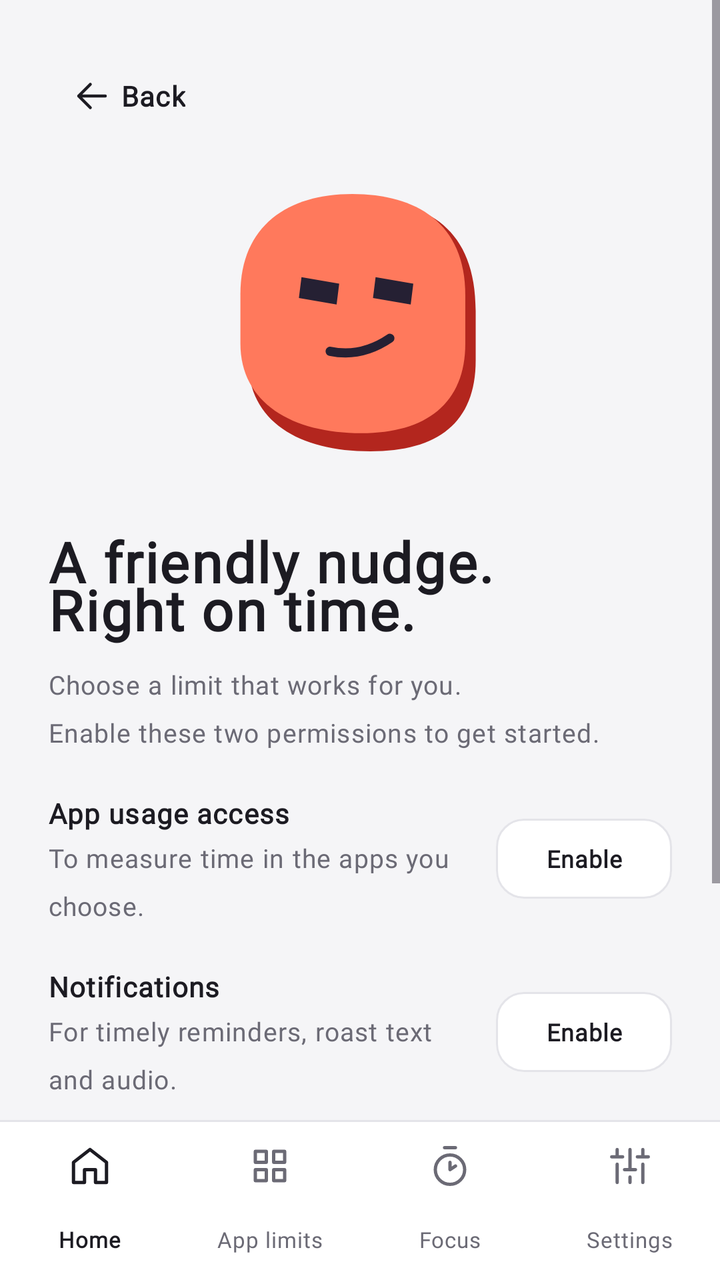
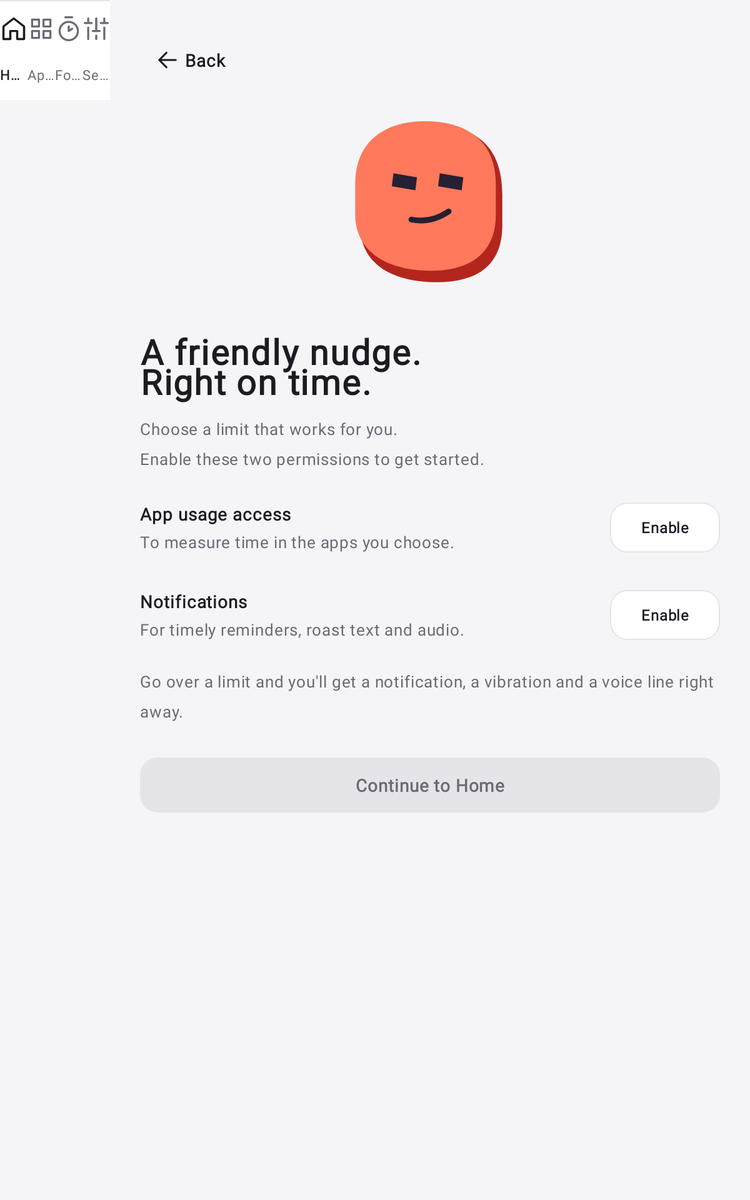

The same Android screen from two of the app's own layout files: first res/layout/ as a phone draws it, then the repository's variant for another configuration, drawn on a device whose configuration selects that folder. Both files follow.
<!-- AndroidManifest.xml: application theme Theme.RoastApp -->
<!-- res/layout/onboarding_activity.xml -->
<?xml version='1.0' encoding='utf-8'?>
<androidx.constraintlayout.widget.ConstraintLayout
    xmlns:android="http://schemas.android.com/apk/res/android"
    xmlns:app="http://schemas.android.com/apk/res-auto"
    android:layout_width="match_parent"
    android:layout_height="match_parent"
    android:fitsSystemWindows="true"
    android:background="@color/pid_background">
  <include
      android:id="@+id/pid_navigation"
      layout="@layout/pid_navigation"
      android:layout_width="0dp"
      android:layout_height="wrap_content"
      app:layout_constraintBottom_toBottomOf="parent"
      app:layout_constraintStart_toStartOf="parent"
      app:layout_constraintEnd_toEndOf="parent" />
  <ScrollView
      android:id="@+id/pid_scroll"
      android:layout_width="0dp"
      android:layout_height="0dp"
      android:fillViewport="true"
      android:clipToPadding="false"
      app:layout_constraintTop_toTopOf="parent"
      app:layout_constraintBottom_toTopOf="@id/pid_navigation"
      app:layout_constraintStart_toStartOf="parent"
      app:layout_constraintEnd_toEndOf="parent">
    <androidx.constraintlayout.widget.ConstraintLayout android:layout_width="match_parent" android:layout_height="wrap_content">
      <LinearLayout
          android:layout_width="0dp"
          android:layout_height="wrap_content"
          android:orientation="vertical"
          android:padding="24dp"
          app:layout_constraintTop_toTopOf="parent"
          app:layout_constraintStart_toStartOf="parent"
          app:layout_constraintEnd_toEndOf="parent"
          app:layout_constraintWidth_max="560dp">
        <com.google.android.material.button.MaterialButton
            android:id="@+id/btn_onboarding_back"
            android:layout_width="wrap_content"
            android:layout_height="wrap_content"
            android:text="@string/pid_back"
            style="@style/Widget.PutItDown.Button.Back" />
        <ImageView
            android:layout_width="match_parent"
            android:layout_height="156dp"
            android:layout_marginTop="12dp"
            android:src="@drawable/pid_illustration_onboarding"
            android:importantForAccessibility="no" />
        <TextView
            android:id="@+id/text_onboarding_title"
            android:layout_width="match_parent"
            android:layout_height="wrap_content"
            android:text="@string/pid_onboarding_title"
            android:textAppearance="@style/TextAppearance.PutItDown.Heading"
            android:lineSpacingMultiplier="1.15"
            android:layout_marginTop="22dp" />
        <TextView
            android:id="@+id/pid_onboarding_desc"
            android:layout_width="match_parent"
            android:layout_height="wrap_content"
            android:text="@string/pid_onboarding_desc"
            android:textAppearance="@style/TextAppearance.PutItDown.Supporting"
            android:layout_marginTop="10dp" />
        <LinearLayout
            android:layout_width="match_parent"
            android:layout_height="wrap_content"
            android:orientation="horizontal"
            android:layout_marginTop="22dp"
            android:gravity="center_vertical">
          <LinearLayout
              android:layout_width="0dp"
              android:layout_weight="1"
              android:layout_height="wrap_content"
              android:orientation="vertical"
              android:layout_marginEnd="12dp">
            <TextView
                android:id="@+id/pid_permission_usage_title"
                android:layout_width="match_parent"
                android:layout_height="wrap_content"
                android:text="@string/pid_permission_usage"
                android:textAppearance="@style/TextAppearance.PutItDown.Label"
                android:textStyle="bold" />
            <TextView
                android:id="@+id/pid_permission_usage_description"
                android:layout_width="match_parent"
                android:layout_height="wrap_content"
                android:text="@string/pid_permission_usage_desc"
                android:textAppearance="@style/TextAppearance.PutItDown.Supporting"
                android:layout_marginTop="4dp" />
          </LinearLayout>
          <com.google.android.material.button.MaterialButton
              android:id="@+id/pid_permission_usage"
              android:layout_width="wrap_content"
              android:layout_height="wrap_content"
              android:text="@string/pid_enable_permission"
              style="@style/Widget.PutItDown.Button.Secondary"
              android:layout_marginTop="0dp"
              android:textSize="12sp" />
        </LinearLayout>
        <LinearLayout
            android:layout_width="match_parent"
            android:layout_height="wrap_content"
            android:orientation="horizontal"
            android:layout_marginTop="22dp"
            android:gravity="center_vertical">
          <LinearLayout
              android:layout_width="0dp"
              android:layout_weight="1"
              android:layout_height="wrap_content"
              android:orientation="vertical"
              android:layout_marginEnd="12dp">
            <TextView
                android:id="@+id/pid_permission_notifications_title"
                android:layout_width="match_parent"
                android:layout_height="wrap_content"
                android:text="@string/pid_permission_notifications"
                android:textAppearance="@style/TextAppearance.PutItDown.Label"
                android:textStyle="bold" />
            <TextView
                android:id="@+id/pid_permission_notifications_description"
                android:layout_width="match_parent"
                android:layout_height="wrap_content"
                android:text="@string/pid_permission_notifications_desc"
                android:textAppearance="@style/TextAppearance.PutItDown.Supporting"
                android:layout_marginTop="4dp" />
          </LinearLayout>
          <com.google.android.material.button.MaterialButton
              android:id="@+id/pid_permission_notifications"
              android:layout_width="wrap_content"
              android:layout_height="wrap_content"
              android:text="@string/pid_enable_permission"
              style="@style/Widget.PutItDown.Button.Secondary"
              android:layout_marginTop="0dp"
              android:textSize="12sp" />
        </LinearLayout>
        <TextView
            android:id="@+id/pid_onboarding_note"
            android:layout_width="match_parent"
            android:layout_height="wrap_content"
            android:text="@string/pid_onboarding_note"
            android:textAppearance="@style/TextAppearance.PutItDown.Supporting"
            android:layout_marginTop="20dp" />
        <com.google.android.material.button.MaterialButton
            android:id="@+id/pid_onboarding_continue"
            android:layout_width="match_parent"
            android:layout_height="wrap_content"
            android:text="@string/pid_go_home"
            style="@style/Widget.PutItDown.Button.Primary"
            android:enabled="false"
            android:layout_marginTop="24dp" />
      </LinearLayout>
    </androidx.constraintlayout.widget.ConstraintLayout>
  </ScrollView>
</androidx.constraintlayout.widget.ConstraintLayout>
<!-- res/layout/pid_navigation.xml (included above) -->
<?xml version="1.0" encoding="utf-8"?>
<FrameLayout
    xmlns:android="http://schemas.android.com/apk/res/android"
    xmlns:app="http://schemas.android.com/apk/res-auto"
    android:layout_width="match_parent"
    android:layout_height="wrap_content">
  <com.google.android.material.bottomnavigation.BottomNavigationView
      android:id="@+id/pid_bottom_nav"
      android:layout_width="match_parent"
      android:layout_height="wrap_content"
      android:background="@color/pid_surface"
      app:menu="@menu/pid_navigation"
      app:labelVisibilityMode="labeled"
      app:itemIconTint="@color/pid_nav_icon"
      app:itemTextColor="@color/pid_nav_content"
      app:itemActiveIndicatorStyle="@style/Widget.PutItDown.NavigationIndicator"
      app:itemTextAppearanceActive="@style/TextAppearance.PutItDown.Nav"
      app:itemTextAppearanceInactive="@style/TextAppearance.PutItDown.Nav"
      app:itemIconSize="22dp"
      app:elevation="0dp" />
  <View
      android:layout_width="match_parent"
      android:layout_height="1dp"
      android:background="@color/pid_outline_variant" />
</FrameLayout>
<!-- resources referenced by this layout -->
<resources>
  <color name="pid_background">#F5F5F7</color>
  <color name="pid_outline_variant">#E4E4E9</color>
  <color name="pid_surface">#FFFFFF</color>
  <string name="pid_back">Back</string>
  <string name="pid_enable_permission">Enable</string>
  <string name="pid_go_home">Continue to Home</string>
  <string name="pid_onboarding_desc">Choose a limit that works for you.\nEnable these two permissions to get started.</string>
  <string name="pid_onboarding_note">Go over a limit and you\'ll get a notification, a vibration and a voice line right away.</string>
  <string name="pid_onboarding_title">A friendly nudge.\nRight on time.</string>
  <string name="pid_permission_notifications">Notifications</string>
  <string name="pid_permission_notifications_desc">For timely reminders, roast text and audio.</string>
  <string name="pid_permission_usage">App usage access</string>
  <string name="pid_permission_usage_desc">To measure time in the apps you choose.</string>
  <style name="TextAppearance.PutItDown.Heading" parent="TextAppearance.PutItDown.Body">
      <item name="android:textSize">@dimen/pid_type_heading</item>
      <item name="android:textStyle">bold</item>
    </style>
  <style name="TextAppearance.PutItDown.Label" parent="TextAppearance.PutItDown.Body">
      <item name="android:textSize">@dimen/pid_type_label</item>
    </style>
  <style name="TextAppearance.PutItDown.Nav" parent="TextAppearance.PutItDown.Supporting">
      <item name="android:textSize">11sp</item>
    </style>
  <style name="TextAppearance.PutItDown.Supporting" parent="TextAppearance.PutItDown.Body">
      <item name="android:textSize">@dimen/pid_type_supporting</item>
      <item name="android:textColor">@color/pid_on_surface_variant</item>
    </style>
  <color name="pid_error">#B3261E</color>
  <color name="pid_brand_coral">#FF795C</color>
  <color name="pid_brand_ink">#252033</color>
  <dimen name="pid_type_heading">28sp</dimen>
  <dimen name="pid_type_label">14sp</dimen>
  <dimen name="pid_type_supporting">13sp</dimen>
  <color name="pid_on_surface_variant">#6B6A75</color>
  <dimen name="pid_touch_target">48dp</dimen>
  <color name="pid_on_surface">#1C1B22</color>
  <dimen name="pid_icon_size">20dp</dimen>
  <dimen name="pid_primary_height">52dp</dimen>
  <dimen name="pid_button_radius">14dp</dimen>
  <color name="pid_secondary_container">#EDEDF1</color>
  <style name="ShapeAppearance_PutItDown" parent="">
      <item name="cornerFamily">rounded</item>
      <item name="cornerSize">@dimen/pid_card_radius</item>
    </style>
  <color name="pid_system_nav">@color/pid_surface</color>
  <dimen name="pid_type_body">16sp</dimen>
  <dimen name="pid_card_radius">16dp</dimen>
  <color name="pid_primary">#3448F0</color>
  <color name="pid_on_primary">#FFFFFF</color>
  <color name="pid_primary_container">#FF795C</color>
  <color name="pid_on_primary_container">#1C1B22</color>
  <color name="pid_secondary">#3448F0</color>
  <color name="pid_on_secondary">#FFFFFF</color>
  <color name="pid_on_secondary_container">#1C1B22</color>
  <color name="pid_outline">#8A8994</color>
  <color name="pid_on_error">#FFFFFF</color>
  <color name="pid_error_container">#FCEEEE</color>
  <color name="pid_on_error_container">#B3261E</color>
  <style name="ThemeOverlay.PutItDown.BottomSheet" parent="ThemeOverlay.Material3.BottomSheetDialog">
      <item name="bottomSheetStyle">@style/Widget.PutItDown.BottomSheet</item>
      <item name="colorSurface">@color/pid_surface</item>
    </style>
  <style name="ThemeOverlay.PutItDown.Dialog" parent="ThemeOverlay.Material3.MaterialAlertDialog">
      <item name="colorSurface">@color/pid_surface</item>
      
      <item name="colorSurfaceContainerHigh">@color/pid_surface</item>
    </style>
  <dimen name="pid_card_padding">16dp</dimen>
  <style name="Widget.PutItDown.BottomSheet" parent="Widget.Material3.BottomSheet.Modal">
      <item name="backgroundTint">@color/pid_surface</item>
    </style>
  <!-- some entries are left out for length -->
</resources>
<!-- res/layout-sw600dp/onboarding_activity.xml (the repository's variant of the layout above) -->
<!-- drawn on a 7-inch tablet held upright -->
<?xml version='1.0' encoding='utf-8'?>
<androidx.constraintlayout.widget.ConstraintLayout
    xmlns:android="http://schemas.android.com/apk/res/android"
    xmlns:app="http://schemas.android.com/apk/res-auto"
    android:layout_width="match_parent"
    android:layout_height="match_parent"
    android:fitsSystemWindows="true"
    android:background="@color/pid_background">
  <include
      android:id="@+id/pid_navigation"
      layout="@layout/pid_navigation"
      android:layout_width="88dp"
      android:layout_height="0dp"
      app:layout_constraintBottom_toBottomOf="parent"
      app:layout_constraintStart_toStartOf="parent"
      app:layout_constraintTop_toTopOf="parent" />
  <ScrollView
      android:id="@+id/pid_scroll"
      android:layout_width="0dp"
      android:layout_height="0dp"
      android:fillViewport="true"
      android:clipToPadding="false"
      app:layout_constraintTop_toTopOf="parent"
      app:layout_constraintEnd_toEndOf="parent"
      app:layout_constraintBottom_toBottomOf="parent"
      app:layout_constraintStart_toEndOf="@id/pid_navigation">
    <androidx.constraintlayout.widget.ConstraintLayout android:layout_width="match_parent" android:layout_height="wrap_content">
      <LinearLayout
          android:layout_width="0dp"
          android:layout_height="wrap_content"
          android:orientation="vertical"
          android:padding="24dp"
          app:layout_constraintTop_toTopOf="parent"
          app:layout_constraintStart_toStartOf="parent"
          app:layout_constraintEnd_toEndOf="parent"
          app:layout_constraintWidth_max="560dp">
        <com.google.android.material.button.MaterialButton
            android:id="@+id/btn_onboarding_back"
            android:layout_width="wrap_content"
            android:layout_height="wrap_content"
            android:text="@string/pid_back"
            style="@style/Widget.PutItDown.Button.Back" />
        <ImageView
            android:layout_width="match_parent"
            android:layout_height="156dp"
            android:layout_marginTop="12dp"
            android:src="@drawable/pid_illustration_onboarding"
            android:importantForAccessibility="no" />
        <TextView
            android:id="@+id/text_onboarding_title"
            android:layout_width="match_parent"
            android:layout_height="wrap_content"
            android:text="@string/pid_onboarding_title"
            android:textAppearance="@style/TextAppearance.PutItDown.Heading"
            android:lineSpacingMultiplier="1.15"
            android:layout_marginTop="22dp" />
        <TextView
            android:id="@+id/pid_onboarding_desc"
            android:layout_width="match_parent"
            android:layout_height="wrap_content"
            android:text="@string/pid_onboarding_desc"
            android:textAppearance="@style/TextAppearance.PutItDown.Supporting"
            android:layout_marginTop="10dp" />
        <LinearLayout
            android:layout_width="match_parent"
            android:layout_height="wrap_content"
            android:orientation="horizontal"
            android:layout_marginTop="22dp"
            android:gravity="center_vertical">
          <LinearLayout
              android:layout_width="0dp"
              android:layout_weight="1"
              android:layout_height="wrap_content"
              android:orientation="vertical"
              android:layout_marginEnd="12dp">
            <TextView
                android:id="@+id/pid_permission_usage_title"
                android:layout_width="match_parent"
                android:layout_height="wrap_content"
                android:text="@string/pid_permission_usage"
                android:textAppearance="@style/TextAppearance.PutItDown.Label"
                android:textStyle="bold" />
            <TextView
                android:id="@+id/pid_permission_usage_description"
                android:layout_width="match_parent"
                android:layout_height="wrap_content"
                android:text="@string/pid_permission_usage_desc"
                android:textAppearance="@style/TextAppearance.PutItDown.Supporting"
                android:layout_marginTop="4dp" />
          </LinearLayout>
          <com.google.android.material.button.MaterialButton
              android:id="@+id/pid_permission_usage"
              android:layout_width="wrap_content"
              android:layout_height="wrap_content"
              android:text="@string/pid_enable_permission"
              style="@style/Widget.PutItDown.Button.Secondary"
              android:layout_marginTop="0dp"
              android:textSize="12sp" />
        </LinearLayout>
        <LinearLayout
            android:layout_width="match_parent"
            android:layout_height="wrap_content"
            android:orientation="horizontal"
            android:layout_marginTop="22dp"
            android:gravity="center_vertical">
          <LinearLayout
              android:layout_width="0dp"
              android:layout_weight="1"
              android:layout_height="wrap_content"
              android:orientation="vertical"
              android:layout_marginEnd="12dp">
            <TextView
                android:id="@+id/pid_permission_notifications_title"
                android:layout_width="match_parent"
                android:layout_height="wrap_content"
                android:text="@string/pid_permission_notifications"
                android:textAppearance="@style/TextAppearance.PutItDown.Label"
                android:textStyle="bold" />
            <TextView
                android:id="@+id/pid_permission_notifications_description"
                android:layout_width="match_parent"
                android:layout_height="wrap_content"
                android:text="@string/pid_permission_notifications_desc"
                android:textAppearance="@style/TextAppearance.PutItDown.Supporting"
                android:layout_marginTop="4dp" />
          </LinearLayout>
          <com.google.android.material.button.MaterialButton
              android:id="@+id/pid_permission_notifications"
              android:layout_width="wrap_content"
              android:layout_height="wrap_content"
              android:text="@string/pid_enable_permission"
              style="@style/Widget.PutItDown.Button.Secondary"
              android:layout_marginTop="0dp"
              android:textSize="12sp" />
        </LinearLayout>
        <TextView
            android:id="@+id/pid_onboarding_note"
            android:layout_width="match_parent"
            android:layout_height="wrap_content"
            android:text="@string/pid_onboarding_note"
            android:textAppearance="@style/TextAppearance.PutItDown.Supporting"
            android:layout_marginTop="20dp" />
        <com.google.android.material.button.MaterialButton
            android:id="@+id/pid_onboarding_continue"
            android:layout_width="match_parent"
            android:layout_height="wrap_content"
            android:text="@string/pid_go_home"
            style="@style/Widget.PutItDown.Button.Primary"
            android:enabled="false"
            android:layout_marginTop="24dp" />
      </LinearLayout>
    </androidx.constraintlayout.widget.ConstraintLayout>
  </ScrollView>
</androidx.constraintlayout.widget.ConstraintLayout>
<!-- resources referenced by the variant -->
<!-- as a 7-inch tablet held upright resolves them -->
<resources>
  <color name="pid_background">#F5F5F7</color>
  <color name="pid_outline_variant">#E4E4E9</color>
  <color name="pid_surface">#FFFFFF</color>
  <string name="pid_back">Back</string>
  <string name="pid_enable_permission">Enable</string>
  <string name="pid_go_home">Continue to Home</string>
  <string name="pid_onboarding_desc">Choose a limit that works for you.\nEnable these two permissions to get started.</string>
  <string name="pid_onboarding_note">Go over a limit and you\'ll get a notification, a vibration and a voice line right away.</string>
  <string name="pid_onboarding_title">A friendly nudge.\nRight on time.</string>
  <string name="pid_permission_notifications">Notifications</string>
  <string name="pid_permission_notifications_desc">For timely reminders, roast text and audio.</string>
  <string name="pid_permission_usage">App usage access</string>
  <string name="pid_permission_usage_desc">To measure time in the apps you choose.</string>
  <style name="TextAppearance.PutItDown.Heading" parent="TextAppearance.PutItDown.Body">
      <item name="android:textSize">@dimen/pid_type_heading</item>
      <item name="android:textStyle">bold</item>
    </style>
  <style name="TextAppearance.PutItDown.Label" parent="TextAppearance.PutItDown.Body">
      <item name="android:textSize">@dimen/pid_type_label</item>
    </style>
  <style name="TextAppearance.PutItDown.Nav" parent="TextAppearance.PutItDown.Supporting">
      <item name="android:textSize">11sp</item>
    </style>
  <style name="TextAppearance.PutItDown.Supporting" parent="TextAppearance.PutItDown.Body">
      <item name="android:textSize">@dimen/pid_type_supporting</item>
      <item name="android:textColor">@color/pid_on_surface_variant</item>
    </style>
  <color name="pid_error">#B3261E</color>
  <color name="pid_brand_coral">#FF795C</color>
  <color name="pid_brand_ink">#252033</color>
  <dimen name="pid_type_heading">28sp</dimen>
  <dimen name="pid_type_label">14sp</dimen>
  <dimen name="pid_type_supporting">13sp</dimen>
  <color name="pid_on_surface_variant">#6B6A75</color>
  <dimen name="pid_touch_target">48dp</dimen>
  <color name="pid_on_surface">#1C1B22</color>
  <dimen name="pid_icon_size">20dp</dimen>
  <dimen name="pid_primary_height">52dp</dimen>
  <dimen name="pid_button_radius">14dp</dimen>
  <color name="pid_secondary_container">#EDEDF1</color>
  <style name="ShapeAppearance_PutItDown" parent="">
      <item name="cornerFamily">rounded</item>
      <item name="cornerSize">@dimen/pid_card_radius</item>
    </style>
  <!-- from res/values-sw600dp/ -->
  <color name="pid_system_nav">@color/pid_background</color>
  <dimen name="pid_type_body">16sp</dimen>
  <dimen name="pid_card_radius">16dp</dimen>
  <color name="pid_primary">#3448F0</color>
  <color name="pid_on_primary">#FFFFFF</color>
  <color name="pid_primary_container">#FF795C</color>
  <color name="pid_on_primary_container">#1C1B22</color>
  <color name="pid_secondary">#3448F0</color>
  <color name="pid_on_secondary">#FFFFFF</color>
  <color name="pid_on_secondary_container">#1C1B22</color>
  <color name="pid_outline">#8A8994</color>
  <color name="pid_on_error">#FFFFFF</color>
  <color name="pid_error_container">#FCEEEE</color>
  <color name="pid_on_error_container">#B3261E</color>
  <style name="ThemeOverlay.PutItDown.BottomSheet" parent="ThemeOverlay.Material3.BottomSheetDialog">
      <item name="bottomSheetStyle">@style/Widget.PutItDown.BottomSheet</item>
      <item name="colorSurface">@color/pid_surface</item>
    </style>
  <style name="ThemeOverlay.PutItDown.Dialog" parent="ThemeOverlay.Material3.MaterialAlertDialog">
      <item name="colorSurface">@color/pid_surface</item>
      
      <item name="colorSurfaceContainerHigh">@color/pid_surface</item>
    </style>
  <dimen name="pid_card_padding">16dp</dimen>
  <style name="Widget.PutItDown.BottomSheet" parent="Widget.Material3.BottomSheet.Modal">
      <item name="backgroundTint">@color/pid_surface</item>
    </style>
  <!-- some entries are left out for length -->
</resources>
